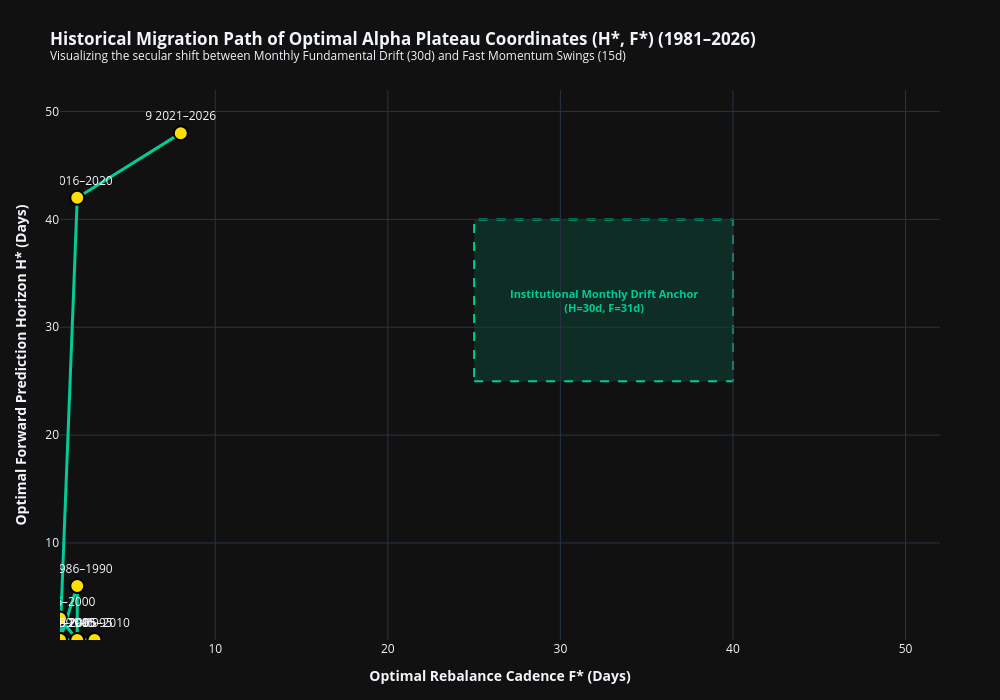

The notebook cell this image was saved under:
### Markdown cell above
## 7. Migration Trajectory of Optimal Plateau Coordinates $(H^*, F^*)$ (1981–2026)

### Code cell
df_traj = pd.DataFrame({
    'Epoch': [name.split('.')[0] + ' ' + name.split('(')[0].split('.')[1].strip() for name, _, _ in epochs],
    'Optimal_F': [epoch_results[name]['best_F'] for name, _, _ in epochs],
    'Optimal_H': [epoch_results[name]['best_H'] for name, _, _ in epochs],
    'Peak_Return': [epoch_results[name]['peak_return'] for name, _, _ in epochs],
    'Peak_Sharpe': [epoch_results[name]['peak_sharpe'] for name, _, _ in epochs]
})

fig_traj = go.Figure()

fig_traj.add_trace(go.Scatter(
    x=df_traj['Optimal_F'], y=df_traj['Optimal_H'],
    mode='lines+markers+text',
    text=df_traj['Epoch'],
    textposition="top center",
    line=dict(color='#00CC96', width=3, dash='solid'),
    marker=dict(size=14, color='#FFDF00', symbol='circle', line=dict(color='black', width=2)),
    name="Plateau Trajectory"
))

# Highlight the Monthly Fundamental Drift Anchor (F=25-40d, H=25-40d)
fig_traj.add_shape(
    type="rect", x0=25, x1=40, y0=25, y1=40,
    fillcolor="rgba(0, 204, 150, 0.15)", line=dict(color="#00CC96", dash="dash"),
    layer="below"
)
fig_traj.add_annotation(
    x=32.5, y=32.5, text="<b>Institutional Monthly Drift Anchor<br>(H=30d, F=31d)</b>",
    showarrow=False, font=dict(color="#00CC96", size=11)
)

fig_traj.update_layout(
    template='plotly_dark', width=1000, height=700,
    title='<b>Historical Migration Path of Optimal Alpha Plateau Coordinates (H*, F*) (1981–2026)</b><br><sup>Visualizing the secular shift between Monthly Fundamental Drift (30d) and Fast Momentum Swings (15d)</sup>',
    xaxis=dict(title="<b>Optimal Rebalance Cadence F* (Days)</b>", range=[1, 52]),
    yaxis=dict(title="<b>Optimal Forward Prediction Horizon H* (Days)</b>", range=[1, 52]),
    margin=dict(l=60, r=60, t=90, b=60)
)
fig_traj.show()

### Figure 1 — Plotly figure (JSON) as saved in the notebook; plotly's stock layout.template omitted (floating-point values rounded to 4 significant figures)
{"data": [{"line": {"color": "#00CC96", "dash": "solid", "width": 3}, "marker": {"color": "#FFDF00", "line": {"color": "black", "width": 2}, "size": 14, "symbol": "circle"}, "mode": "lines+markers+text", "name": "Plateau Trajectory", "text": ["1 1981–1985", "2 1986–1990", "3 1991–1995", "4 1996–2000", "5 2001–2005", "6 2006–2010", "7 2011–2015", "8 2016–2020", "9 2021–2026"], "textposition": "top center", "type": "scatter", "x": [1, 2, 2, 1, 1, 3, 1, 2, 8], "y": [1, 6, 1, 3, 1, 1, 1, 42, 48]}], "layout": {"annotations": [{"font": {"color": "#00CC96", "size": 11}, "showarrow": false, "text": "<b>Institutional Monthly Drift Anchor<br>(H=30d, F=31d)</b>", "x": 32.5, "y": 32.5}], "height": 700, "margin": {"b": 60, "l": 60, "r": 60, "t": 90}, "shapes": [{"fillcolor": "rgba(0, 204, 150, 0.15)", "layer": "below", "line": {"color": "#00CC96", "dash": "dash"}, "type": "rect", "x0": 25, "x1": 40, "y0": 25, "y1": 40}], "title": {"text": "<b>Historical Migration Path of Optimal Alpha Plateau Coordinates (H*, F*) (1981–2026)</b><br><sup>Visualizing the secular shift between Monthly Fundamental Drift (30d) and Fast Momentum Swings (15d)</sup>"}, "width": 1000, "xaxis": {"range": [1, 52], "title": {"text": "<b>Optimal Rebalance Cadence F* (Days)</b>"}}, "yaxis": {"range": [1, 52], "title": {"text": "<b>Optimal Forward Prediction Horizon H* (Days)</b>"}}}}
